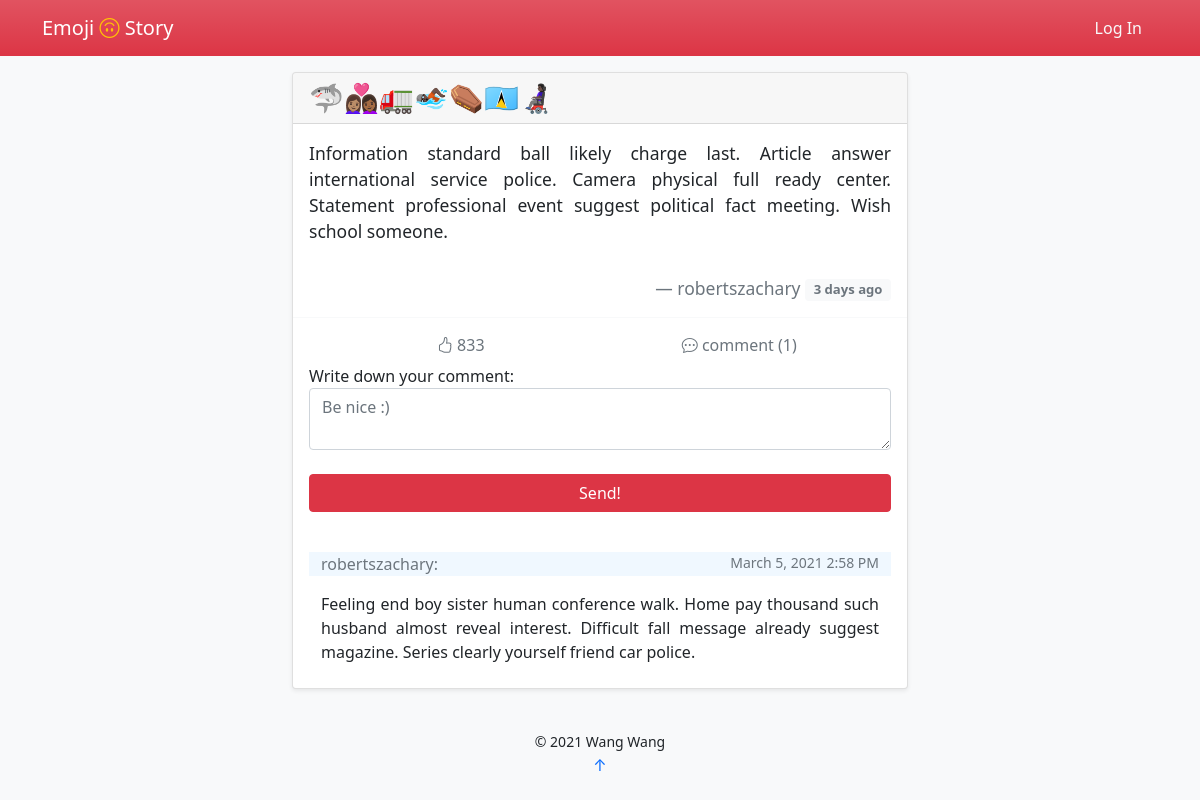
The page /post/14 on the database its author committed.
### emoji_story/models.py (models this page shows)
class Post(db.Model):
    id = db.Column(db.Integer, primary_key=True)
    emoji = db.Column(db.String)
    name = db.Column(db.String)
    story = db.Column(db.Text)
    time = db.Column(db.DateTime, default=datetime.utcnow, index=True)
    delete = db.Column(db.Boolean, default=False)
    like = db.Column(db.Integer, default=0)
    author_id = db.Column(db.Integer, db.ForeignKey('author.id'))
    user = db.relationship('Author', back_populates='post')
    comment = db.relationship('Comment')

class Comment(db.Model):
    id = db.Column(db.Integer, primary_key=True)
    body = db.Column(db.Text)
    time = db.Column(db.DateTime, default=datetime.utcnow, index=True)
    author_name = db.Column(db.String, db.ForeignKey('author.username'))
    post_id = db.Column(db.Integer, db.ForeignKey('post.id'))

### emoji_story/blueprints/main_page.py (the view, shortened to what this page needs)
@main_page_bp.route('/post/<int:post_id>', methods=['GET', 'POST'])
def post(post_id):
    post = Post.query.get(post_id)
    form = CommentForm()
    if current_user.is_authenticated:
        like_list = json.loads(Author.query.get(current_user.get_id()).like)['like_post']
    else:
        like_list = []
    return render_template('post.html', post=post, like_list=like_list, form=form)

### emoji_story/forms.py
class CommentForm(FlaskForm):
    body = TextAreaField('Write down your comment:',
                         validators=[DataRequired(),
                                     Length(1, 500, message="Your commnet should be 1-500 letters.")],
                         render_kw={'placeholder': "Be nice :)"})
    submit = SubmitField('Send')

### emoji_story/templates/post.html (shortened to what this page needs)
{% extends 'base.html' %}
{% block content %}
    <blockquote>
        <blockquote class="card shadow-sm">
            <div class="card-header text-left h3">
                {{ post.emoji|safe }}
            </div>
            <div class="card-body">
                <blockquote class="blockquote mb-0">
                    <p class="small" style="text-align: justify">{{ post.story }}</p>
                    <br>
                    <footer class="small blockquote-footer text-end">{{ post.name }}
                        <small class="badge text-muted bg-light align-middle">
                            {{ moment(post.time).fromNow(refresh=True) }}
                        </small>
                    </footer>
                </blockquote>
            </div>
            <div class="card-footer bg-transparent border-light">
                <div class="btn-group container-fluid" id={{ post.id }} role="group" aria-label="Interaction">
                    <form type="button" onclick="likePost(this)" class="btn bg-transparent text-muted col-4">
                        {% if post.id not in like_list %}
                            <i class="bi bi-hand-thumbs-up"></i>
                        {% else %}
                            <i class="bi bi-hand-thumbs-up-fill text-danger"></i>
                        {% endif %}
                        <text> {{ post.like }}</text>
                    </form>
                    <button type="button" onclick="location.reload()" class="btn text-secondary col-4">
                        <i class="bi bi-chat-dots"></i> comment ({{ post.comment|length }})
                    </button>
                </div>
                <form method="post">
                    <div class="form-group">
                        {{ form.body.label }}<br>
                        {{ form.body(class='form-control', oninput='autosave()') }}
                    </div>
                    <br>
                    <div class="row">
                        {% if current_user.is_authenticated %}
                            <div class="col d-grid">
                                {{ form.submit(class='btn btn-danger') }}
                            </div>
                        {% else %}
                            <div class=" col d-grid">
                                <button type="button" class=" btn btn-danger" data-bs-toggle="modal"
                                        data-bs-target="#exampleModal">
                                    Send!
                                </button>
                            </div>
                        {% endif %}
                    </div>
                    <br>
                </form>
                {% if post.comment|length ==0 %}
                    <div class="container-fluid">
                        <p class="small text-muted text-center">No comment yet. Why not be the first one to comment?</p>
                    </div>
                {% else %}
                    <div class="container-fluid mt-3">
                        {% for _comment in post.comment|sort(attribute='time', reverse=True) %}
                            <div class="row">
                                <p class="col text-secondary"
                                   style="background-color: aliceblue">{{ _comment.author_name }}:</p>
                                <p class="small text-secondary col text-end"
                                   style="background-color: aliceblue">{{ moment(_comment.time).format('LL LT') }}</p>
                            </div>
                            <div class="row">
                                <p class="col" style="text-align: justify">{{ _comment.body }}</p>
                            </div>
                        {% endfor %}
                    </div>
                {% endif %}
            </div>
        </blockquote>
    </blockquote>
{% endblock %}

### emoji_story/templates/base.html (style rules this page uses)
form[type='button'] { -webkit-appearance: none; -moz-appearance: none; appearance: none; }

### rows shown on the page
Post: emoji "🦈👩🏽‍❤️‍👩🏾🚛🏊🏿⚰🇱🇨👩🏿‍🦼", story "Information standard ball likely charge last. Article answer international service police. Camera physical full ready center. Statement professional event suggest political fact meeting. Wish school someone.", name "robertszachary", time "3 days ago", like "833"
Comment: author_name "robertszachary", time "March 5, 2021 2:58 PM", body "Feeling end boy sister human conference walk. Home pay thousand such husband almost reveal interest. Difficult fall message already suggest magazine. Series clearly yourself friend car police."

### other values the page prints
{{ post.comment|length }} "1"
